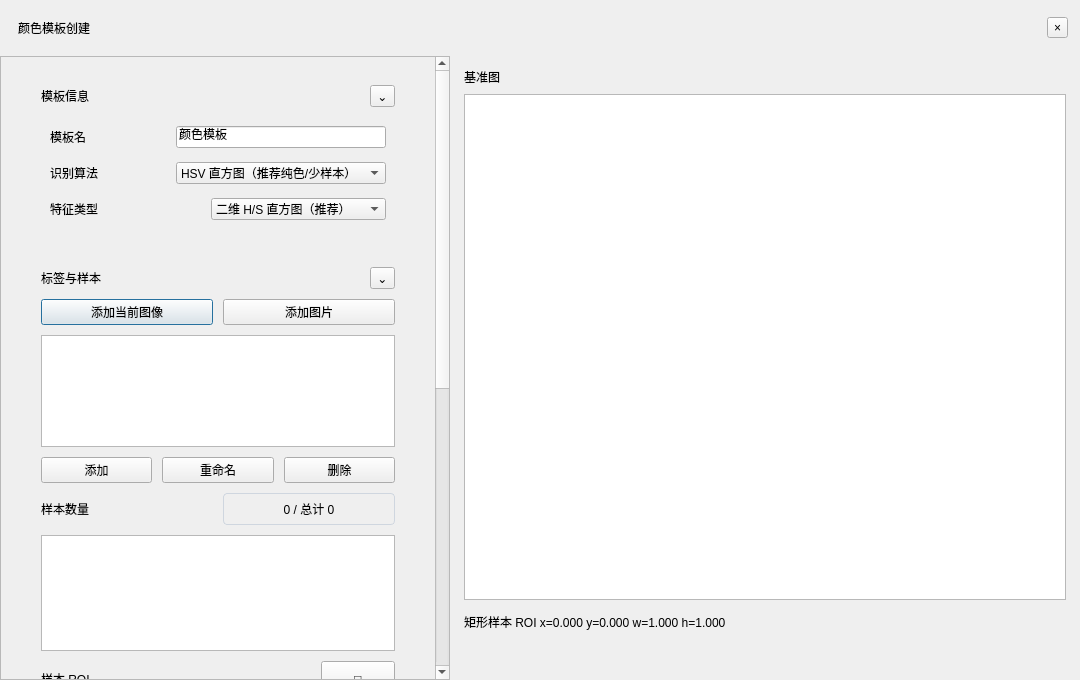
<?xml version="1.0" encoding="UTF-8"?>
<ui version="4.0">
 <class>ColorTemplateDialog</class>
 <widget class="QDialog" name="ColorTemplateDialog">
  <property name="geometry"><rect><x>0</x><y>0</y><width>1080</width><height>680</height></rect></property>
  <property name="minimumSize"><size><width>720</width><height>520</height></size></property>
  <property name="windowTitle"><string>创建颜色模板</string></property>
  <layout class="QVBoxLayout" name="rootLayout">
   <property name="spacing"><number>0</number></property><property name="leftMargin"><number>0</number></property><property name="topMargin"><number>0</number></property><property name="rightMargin"><number>0</number></property><property name="bottomMargin"><number>0</number></property>
   <item><widget class="QFrame" name="headerFrame"><property name="minimumSize"><size><width>0</width><height>56</height></size></property><layout class="QHBoxLayout" name="headerLayout"><property name="leftMargin"><number>18</number></property><property name="topMargin"><number>0</number></property><property name="rightMargin"><number>12</number></property><property name="bottomMargin"><number>0</number></property><item><widget class="QLabel" name="headerTitleLabel"><property name="text"><string>颜色模板创建</string></property></widget></item><item><spacer name="headerSpacer"><property name="orientation"><enum>Qt::Horizontal</enum></property><property name="sizeHint" stdset="0"><size><width>40</width><height>20</height></size></property></spacer></item><item><widget class="QToolButton" name="closeButton"><property name="text"><string>×</string></property></widget></item></layout></widget></item>
   <item><layout class="QHBoxLayout" name="contentLayout"><property name="spacing"><number>0</number></property>
    <item><widget class="QScrollArea" name="colorTemplateLeftScrollArea"><property name="minimumSize"><size><width>390</width><height>0</height></size></property><property name="maximumSize"><size><width>450</width><height>16777215</height></size></property><property name="horizontalScrollBarPolicy"><enum>Qt::ScrollBarAlwaysOff</enum></property><property name="widgetResizable"><bool>true</bool></property>
     <widget class="QWidget" name="colorTemplateLeftPanel"><property name="geometry"><rect><x>0</x><y>0</y><width>428</width><height>820</height></rect></property><property name="minimumSize"><size><width>380</width><height>0</height></size></property>
      <layout class="QVBoxLayout" name="leftLayout"><property name="leftMargin"><number>24</number></property><property name="topMargin"><number>14</number></property><property name="rightMargin"><number>24</number></property><property name="bottomMargin"><number>14</number></property><property name="spacing"><number>10</number></property>
       <item><widget class="QFrame" name="modelCard"><property name="panelRole" stdset="0"><string>configCard</string></property><layout class="QVBoxLayout" name="modelCardLayout"><property name="leftMargin"><number>16</number></property><property name="topMargin"><number>14</number></property><property name="rightMargin"><number>16</number></property><property name="bottomMargin"><number>14</number></property><property name="spacing"><number>10</number></property>
        <item><layout class="QHBoxLayout" name="modelHeaderLayout"><item><widget class="QLabel" name="modelTitleLabel"><property name="role" stdset="0"><string>cardTitle</string></property><property name="text"><string>模板信息</string></property></widget></item><item><spacer name="modelHeaderSpacer"><property name="orientation"><enum>Qt::Horizontal</enum></property><property name="sizeHint" stdset="0"><size><width>40</width><height>20</height></size></property></spacer></item><item><widget class="QToolButton" name="modelCollapseButton"><property name="role" stdset="0"><string>collapseCard</string></property><property name="text"><string>⌄</string></property><property name="checkable"><bool>true</bool></property></widget></item></layout></item>
        <item><widget class="QWidget" name="modelContentWidget"><layout class="QFormLayout" name="modelFormLayout"><property name="horizontalSpacing"><number>8</number></property><property name="verticalSpacing"><number>14</number></property><property name="labelAlignment"><set>Qt::AlignLeading|Qt::AlignLeft|Qt::AlignVCenter</set></property>
         <item row="0" column="0"><widget class="QLabel" name="templateNameLabel"><property name="minimumSize"><size><width>118</width><height>0</height></size></property><property name="role" stdset="0"><string>rowField</string></property><property name="text"><string>模板名</string></property></widget></item><item row="0" column="1"><widget class="QLineEdit" name="templateNameLineEdit"><property name="text"><string>颜色模板</string></property></widget></item>
         <item row="1" column="0"><widget class="QLabel" name="backendLabel"><property name="minimumSize"><size><width>118</width><height>0</height></size></property><property name="role" stdset="0"><string>rowField</string></property><property name="text"><string>识别算法</string></property></widget></item><item row="1" column="1"><widget class="QComboBox" name="recognitionBackendComboBox"><item><property name="text"><string>HSV 直方图（推荐纯色/少样本）</string></property></item><item><property name="text"><string>CIELAB GMM（推荐复杂颜色）</string></property></item></widget></item>
         <item row="2" column="0" colspan="2"><widget class="QWidget" name="featureTypeRowWidget"><layout class="QHBoxLayout" name="featureTypeRowLayout"><property name="spacing"><number>8</number></property><property name="leftMargin"><number>0</number></property><property name="topMargin"><number>0</number></property><property name="rightMargin"><number>0</number></property><property name="bottomMargin"><number>0</number></property><item><widget class="QLabel" name="featureTypeLabel"><property name="minimumSize"><size><width>118</width><height>0</height></size></property><property name="role" stdset="0"><string>rowField</string></property><property name="text"><string>特征类型</string></property></widget></item><item><widget class="QComboBox" name="featureTypeComboBox"><item><property name="text"><string>二维 H/S 直方图（推荐）</string></property></item><item><property name="text"><string>一维 H/S(/V) 直方图（兼容）</string></property></item><item><property name="text"><string>色谱特征（预留）</string></property></item></widget></item></layout></widget></item>
        </layout></widget></item>
       </layout></widget></item>
       <item><widget class="QFrame" name="sampleCard"><property name="panelRole" stdset="0"><string>configCard</string></property><layout class="QVBoxLayout" name="sampleCardLayout"><property name="leftMargin"><number>16</number></property><property name="topMargin"><number>14</number></property><property name="rightMargin"><number>16</number></property><property name="bottomMargin"><number>14</number></property><property name="spacing"><number>10</number></property>
        <item><layout class="QHBoxLayout" name="sampleHeaderLayout"><item><widget class="QLabel" name="sampleTitleLabel"><property name="role" stdset="0"><string>cardTitle</string></property><property name="text"><string>标签与样本</string></property></widget></item><item><spacer name="sampleHeaderSpacer"><property name="orientation"><enum>Qt::Horizontal</enum></property><property name="sizeHint" stdset="0"><size><width>40</width><height>20</height></size></property></spacer></item><item><widget class="QToolButton" name="sampleCollapseButton"><property name="role" stdset="0"><string>collapseCard</string></property><property name="text"><string>⌄</string></property><property name="checkable"><bool>true</bool></property></widget></item></layout></item>
        <item><widget class="QWidget" name="sampleContentWidget"><layout class="QVBoxLayout" name="sampleContentLayout"><property name="spacing"><number>10</number></property><property name="leftMargin"><number>0</number></property><property name="topMargin"><number>0</number></property><property name="rightMargin"><number>0</number></property><property name="bottomMargin"><number>0</number></property>
         <item><layout class="QHBoxLayout" name="imageButtonRow"><item><widget class="QPushButton" name="addCurrentSampleImageButton"><property name="actionRole" stdset="0"><string>plain</string></property><property name="text"><string>添加当前图像</string></property></widget></item><item><widget class="QPushButton" name="addExternalSampleImageButton"><property name="actionRole" stdset="0"><string>plain</string></property><property name="text"><string>添加图片</string></property></widget></item></layout></item>
         <item><widget class="QListWidget" name="labelListWidget"><property name="maximumSize"><size><width>16777215</width><height>112</height></size></property></widget></item>
         <item><layout class="QHBoxLayout" name="labelButtonRow"><item><widget class="QPushButton" name="addLabelButton"><property name="text"><string>添加</string></property></widget></item><item><widget class="QPushButton" name="renameLabelButton"><property name="text"><string>重命名</string></property></widget></item><item><widget class="QPushButton" name="deleteLabelButton"><property name="text"><string>删除</string></property></widget></item></layout></item>
         <item><layout class="QHBoxLayout" name="sampleCountRow"><item><widget class="QLabel" name="sampleCountTitleLabel"><property name="minimumSize"><size><width>118</width><height>0</height></size></property><property name="role" stdset="0"><string>rowField</string></property><property name="text"><string>样本数量</string></property></widget></item><item><widget class="QLabel" name="sampleCountLabel"><property name="minimumSize"><size><width>0</width><height>32</height></size></property><property name="styleSheet"><string notr="true">border:1px solid #cfd6df;border-radius:4px;</string></property><property name="text"><string>0 / 总计 0</string></property><property name="alignment"><set>Qt::AlignCenter</set></property></widget></item></layout></item>
         <item><widget class="QListWidget" name="roiSampleListWidget"><property name="maximumSize"><size><width>16777215</width><height>116</height></size></property><property name="viewMode"><enum>QListView::IconMode</enum></property><property name="iconSize"><size><width>72</width><height>48</height></size></property><property name="movement"><enum>QListView::Static</enum></property><property name="flow"><enum>QListView::LeftToRight</enum></property><property name="isWrapping" stdset="0"><bool>true</bool></property><property name="resizeMode"><enum>QListView::Adjust</enum></property><property name="spacing"><number>6</number></property></widget></item>
         <item><layout class="QHBoxLayout" name="roiRow"><item><widget class="QLabel" name="roiLabel"><property name="minimumSize"><size><width>118</width><height>0</height></size></property><property name="role" stdset="0"><string>rowField</string></property><property name="text"><string>样本 ROI</string></property></widget></item><item><spacer name="roiSpacer"><property name="orientation"><enum>Qt::Horizontal</enum></property><property name="sizeHint" stdset="0"><size><width>40</width><height>20</height></size></property></spacer></item><item><widget class="QToolButton" name="sampleRectRoiButton"><property name="minimumSize"><size><width>74</width><height>36</height></size></property><property name="toolTip"><string>矩形样本 ROI</string></property><property name="actionRole" stdset="0"><string>toolbarIcon</string></property><property name="text"><string>□</string></property><property name="checkable"><bool>true</bool></property></widget></item></layout></item>
         <item><widget class="QPushButton" name="deleteCurrentRoiSampleButton"><property name="enabled"><bool>false</bool></property><property name="text"><string>删除当前 ROI</string></property></widget></item>
         <item><widget class="QPushButton" name="addSampleButton"><property name="actionRole" stdset="0"><string>secondary</string></property><property name="text"><string>添加 ROI 样本</string></property></widget></item>
        </layout></widget></item>
       </layout></widget></item>
       <item><widget class="QFrame" name="advancedCard"><property name="panelRole" stdset="0"><string>configCard</string></property><layout class="QVBoxLayout" name="advancedCardLayout"><property name="leftMargin"><number>16</number></property><property name="topMargin"><number>14</number></property><property name="rightMargin"><number>16</number></property><property name="bottomMargin"><number>14</number></property><property name="spacing"><number>10</number></property>
        <item><layout class="QHBoxLayout" name="advancedHeaderLayout"><item><widget class="QLabel" name="advancedTitleLabel"><property name="role" stdset="0"><string>cardTitle</string></property><property name="text"><string>高级参数</string></property></widget></item><item><spacer name="advancedHeaderSpacer"><property name="orientation"><enum>Qt::Horizontal</enum></property><property name="sizeHint" stdset="0"><size><width>40</width><height>20</height></size></property></spacer></item><item><widget class="QToolButton" name="advancedCollapseButton"><property name="role" stdset="0"><string>collapseCard</string></property><property name="text"><string>⌄</string></property><property name="checkable"><bool>true</bool></property></widget></item></layout></item>
        <item><widget class="QWidget" name="advancedContentWidget"><layout class="QFormLayout" name="advancedFormLayout"><property name="horizontalSpacing"><number>8</number></property><property name="verticalSpacing"><number>14</number></property>
         <item row="0" column="0"><widget class="QLabel" name="sensitivityLabel"><property name="minimumSize"><size><width>118</width><height>0</height></size></property><property name="text"><string>敏感度</string></property></widget></item><item row="0" column="1"><widget class="QComboBox" name="sensitivityComboBox"><item><property name="text"><string>低敏感</string></property></item><item><property name="text"><string>中敏感</string></property></item><item><property name="text"><string>高敏感</string></property></item></widget></item>
         <item row="1" column="0"><widget class="QLabel" name="brightnessLabel"><property name="text"><string>亮度</string></property></widget></item><item row="1" column="1"><widget class="QCheckBox" name="brightnessEnabledCheckBox"><property name="text"><string>亮度参与</string></property></widget></item>
         <item row="2" column="0"><widget class="QLabel" name="hsvStateTitleLabel"><property name="text"><string>HSV 特征</string></property></widget></item><item row="2" column="1"><widget class="QLabel" name="hsvModelStateLabel"><property name="text"><string>未采样</string></property></widget></item>
         <item row="3" column="0" colspan="2"><widget class="QPushButton" name="rebuildHsvFeaturesButton"><property name="text"><string>重新提取 HSV 特征</string></property></widget></item>
         <item row="4" column="0" colspan="2"><widget class="QLabel" name="hsvBuildFeedbackLabel"><property name="role" stdset="0"><string>buildFeedback</string></property><property name="text"><string>尚未采样</string></property><property name="wordWrap"><bool>true</bool></property></widget></item>
         <item row="5" column="0"><widget class="QLabel" name="gmmStateTitleLabel"><property name="text"><string>GMM 模型</string></property></widget></item><item row="5" column="1"><widget class="QLabel" name="gmmModelStateLabel"><property name="text"><string>未建立</string></property></widget></item>
         <item row="6" column="0" colspan="2"><widget class="QLabel" name="gmmDiagnosticsLabel"><property name="text"><string/></property><property name="wordWrap"><bool>true</bool></property></widget></item>
         <item row="7" column="0" colspan="2"><widget class="QPushButton" name="buildGmmModelButton"><property name="text"><string>建立 GMM 模型</string></property></widget></item>
         <item row="8" column="0" colspan="2"><widget class="QLabel" name="gmmBuildFeedbackLabel"><property name="role" stdset="0"><string>buildFeedback</string></property><property name="text"><string>尚未建立模型</string></property><property name="wordWrap"><bool>true</bool></property></widget></item>
        </layout></widget></item>
       </layout></widget></item>
       <item><spacer name="leftBottomSpacer"><property name="orientation"><enum>Qt::Vertical</enum></property><property name="sizeHint" stdset="0"><size><width>20</width><height>4</height></size></property></spacer></item>
       <item><layout class="QHBoxLayout" name="bottomButtonLayout"><item><spacer name="bottomButtonSpacer"><property name="orientation"><enum>Qt::Horizontal</enum></property><property name="sizeHint" stdset="0"><size><width>40</width><height>20</height></size></property></spacer></item><item><widget class="QPushButton" name="cancelButton"><property name="text"><string>取消</string></property></widget></item><item><widget class="QPushButton" name="saveTemplateButton"><property name="actionRole" stdset="0"><string>primary</string></property><property name="text"><string>完成</string></property></widget></item></layout></item>
      </layout>
     </widget>
    </widget></item>
    <item><widget class="QFrame" name="previewPanel"><layout class="QVBoxLayout" name="previewLayout"><property name="leftMargin"><number>14</number></property><property name="topMargin"><number>12</number></property><property name="rightMargin"><number>14</number></property><property name="bottomMargin"><number>8</number></property><property name="spacing"><number>8</number></property><item><widget class="QLabel" name="viewerTitleLabel"><property name="text"><string>基准图</string></property></widget></item><item><widget class="QGraphicsView" name="previewGraphicsView"/></item><item><widget class="QLabel" name="statusLabel"><property name="minimumSize"><size><width>0</width><height>28</height></size></property><property name="text"><string>矩形样本 ROI x=0.000 y=0.000 w=1.000 h=1.000</string></property></widget></item><item><widget class="QLabel" name="viewerCursorLabel"><property name="minimumSize"><size><width>0</width><height>28</height></size></property><property name="text"><string/></property><property name="alignment"><set>Qt::AlignRight|Qt::AlignTrailing|Qt::AlignVCenter</set></property></widget></item></layout></widget></item>
   </layout></item>
  </layout>
 </widget>
 <resources/>
 <connections/>
</ui>
